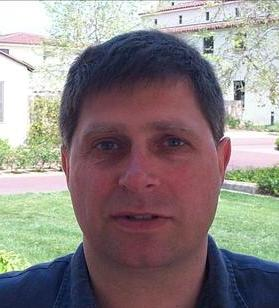
#> input picture ExemploProcessamentoImagem/faces/image_0003.jpg, 279 x 308 px
$ python main.py
#> lines starting #> are read from the running program, lines starting #| are printed output that depends on the picture
import cv2
import os
import numpy as np

# leitura da imagem -> cliente
caminho_imagem = 'faces/image_0003.jpg'
img = cv2.imread(caminho_imagem)
#> img is the input picture: shape (308, 279, 3); mean B, G, R 131.2, 132.1, 141.1

# codificação para bytes  -> cliente
_, img_bytes = cv2.imencode('.jpg', img)
img_bytes = bytes(img_bytes)
tamanho_da_imagem_codificado = len(img_bytes).to_bytes(4, 'big')

# decodificação -> servidor
tam = int.from_bytes(tamanho_da_imagem_codificado, 'big')
#> tam = 32624
img = cv2.imdecode(np.frombuffer(img_bytes, np.uint8), cv2.IMREAD_COLOR)


# processamento -> servidor para criar retangulo
xml_classificador = os.path.join(os.path.relpath(
    cv2.__file__).replace('__init__.py', ''), 'data\haarcascade_frontalface_default.xml')
face_cascade = cv2.CascadeClassifier(
    xml_classificador)
gray = cv2.cvtColor(img, cv2.COLOR_BGR2GRAY)
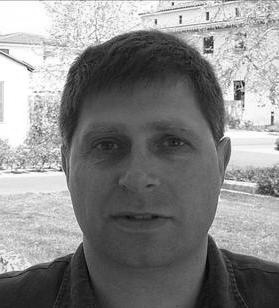
#> gray: shape (308, 279); min 1, max 255, mean 134.7
faces = face_cascade.detectMultiScale(gray, 1.3, 5)
#> faces = [[52, 80, 173, 173]]

# Desenha retângulos nas áreas onde as faces foram detectadas
for (x, y, w, h) in faces:
    cv2.rectangle(img, (x, y), (x+w, y+h), (0, 255, 0), 2)
#> this loop made 1 pass
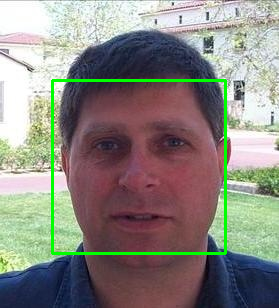
#> img: shape (308, 279, 3); mean B, G, R 128.2, 135.1, 137.8


cv2.imshow('Imagem Processada', img)
cv2.waitKey(0)
cv2.destroyAllWindows()

$ run again, with ExemploProcessamentoImagem/faces/image_0001.jpg copied over ExemploProcessamentoImagem/faces/image_0003.jpg
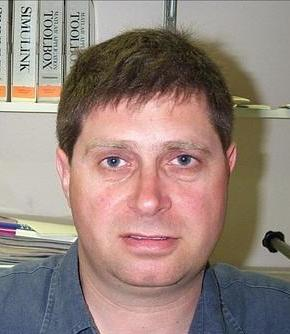
#> input picture ExemploProcessamentoImagem/faces/image_0001.jpg, 290 x 334 px
#> img is the input picture: shape (334, 290, 3); mean B, G, R 124.7, 132.2, 151.1
#> tam = 32568
#> `gray = cv2.cvtColor(img, cv2.COLOR_BGR2GRAY)`:
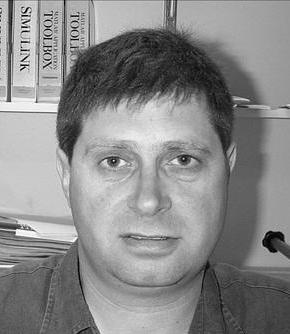
#> gray: shape (334, 290); min 0, max 255, mean 137
#> faces = [[56, 92, 190, 190]]
#> the loop `for (x, y, w, h) in faces:` made 1 pass
#> after the loop `for (x, y, w, h) in faces:`:
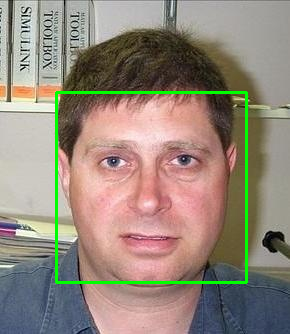
#> img: shape (334, 290, 3); mean B, G, R 122.5, 135.7, 148.2

$ run again, with ExemploProcessamentoImagem/faces/image_0002.jpg copied over ExemploProcessamentoImagem/faces/image_0003.jpg
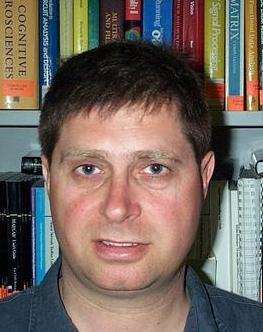
#> input picture ExemploProcessamentoImagem/faces/image_0002.jpg, 263 x 332 px
#> img is the input picture: shape (332, 263, 3); mean B, G, R 94.6, 103, 115.4
#> tam = 36730
#> `gray = cv2.cvtColor(img, cv2.COLOR_BGR2GRAY)`:
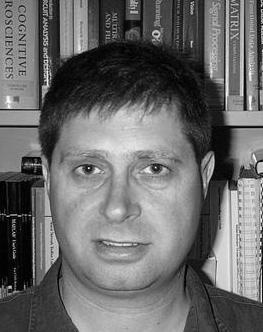
#> gray: shape (332, 263); min 0, max 253, mean 105.8
#> faces = [[33, 106, 178, 178]]
#> the loop `for (x, y, w, h) in faces:` made 1 pass
#> after the loop `for (x, y, w, h) in faces:`:
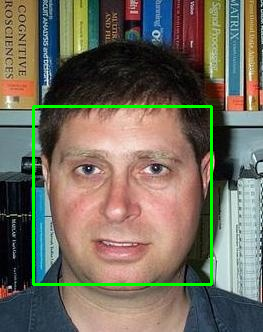
#> img: shape (332, 263, 3); mean B, G, R 92.6, 107.1, 113.1

$ run again, with ExemploProcessamentoImagem/faces/image_0004.jpg copied over ExemploProcessamentoImagem/faces/image_0003.jpg
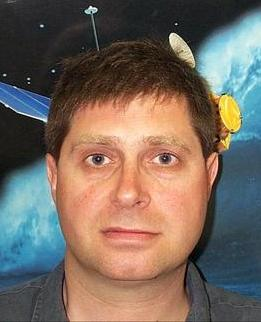
#> input picture ExemploProcessamentoImagem/faces/image_0004.jpg, 261 x 322 px
#> img is the input picture: shape (322, 261, 3); mean B, G, R 94.7, 104.8, 118.8
#> tam = 28573
#> `gray = cv2.cvtColor(img, cv2.COLOR_BGR2GRAY)`:
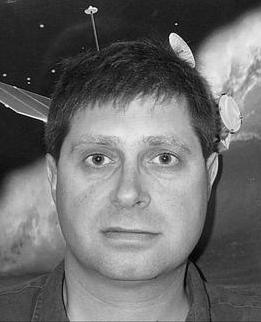
#> gray: shape (322, 261); min 0, max 254, mean 107.9
#> faces = [[49, 95, 169, 169]]
#> the loop `for (x, y, w, h) in faces:` made 1 pass
#> after the loop `for (x, y, w, h) in faces:`:
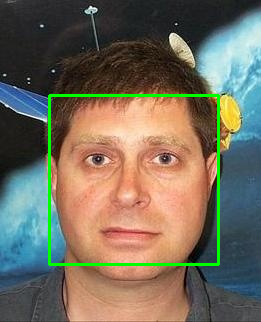
#> img: shape (322, 261, 3); mean B, G, R 92.6, 108.6, 116.1
